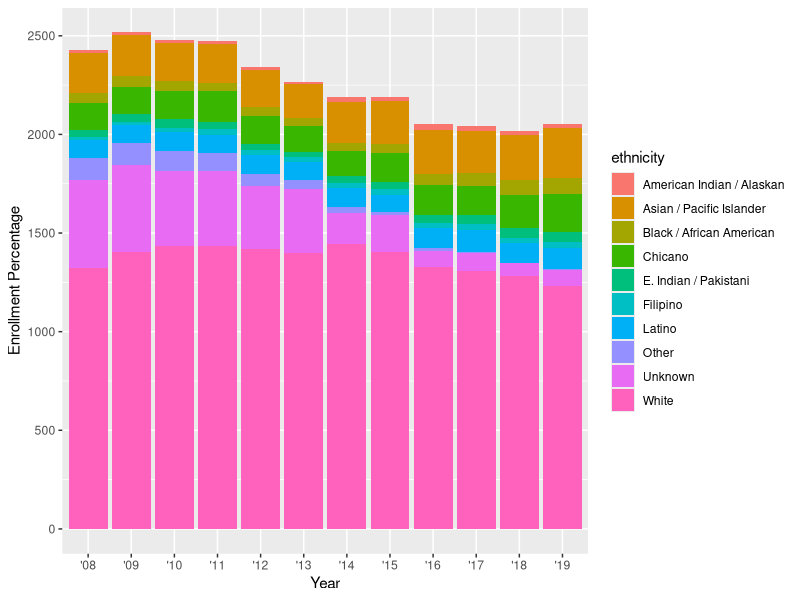

Here is the R script that generated this plot:
## ---- chunk 1
knitr::opts_chunk$set(echo = TRUE)

library(tidyverse)
library(here)
## ---- chunk 2
ucsb_grad <- read_csv(here("data", "ucsb_grad_data.csv"))
## ---- chunk 3
#creating a column graph
ggplot(data= ucsb_grad, aes(x= year_abbr, y= domestic_enrollment)) +geom_col(aes(fill=ethnicity)) +
labs(x = "Year", 
       y = "Enrollment Percentage" )

